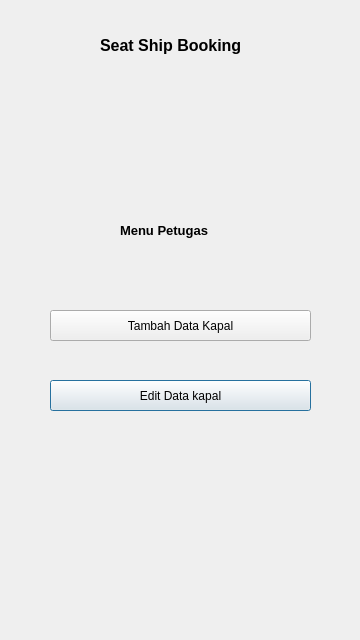
<?xml version="1.0" encoding="UTF-8"?>
<ui version="4.0">
 <class>menu_petugas</class>
 <widget class="QDialog" name="menu_petugas">
  <property name="geometry">
   <rect>
    <x>0</x>
    <y>0</y>
    <width>360</width>
    <height>640</height>
   </rect>
  </property>
  <property name="minimumSize">
   <size>
    <width>360</width>
    <height>640</height>
   </size>
  </property>
  <property name="maximumSize">
   <size>
    <width>360</width>
    <height>640</height>
   </size>
  </property>
  <property name="windowTitle">
   <string>Seat Ship Booking</string>
  </property>
  <property name="windowIcon">
   <iconset>
    <normaloff>../../../Downloads/ship-icon_34102.png</normaloff>../../../Downloads/ship-icon_34102.png</iconset>
  </property>
  <widget class="QLabel" name="label_2">
   <property name="geometry">
    <rect>
     <x>140</x>
     <y>70</y>
     <width>81</width>
     <height>81</height>
    </rect>
   </property>
   <property name="text">
    <string/>
   </property>
   <property name="pixmap">
    <pixmap>../../../Downloads/ship-icon_34102.png</pixmap>
   </property>
   <property name="scaledContents">
    <bool>true</bool>
   </property>
  </widget>
  <widget class="QPushButton" name="pushButton_2">
   <property name="geometry">
    <rect>
     <x>50</x>
     <y>380</y>
     <width>261</width>
     <height>31</height>
    </rect>
   </property>
   <property name="text">
    <string>Edit Data kapal</string>
   </property>
  </widget>
  <widget class="QPushButton" name="pushButton">
   <property name="geometry">
    <rect>
     <x>50</x>
     <y>310</y>
     <width>261</width>
     <height>31</height>
    </rect>
   </property>
   <property name="text">
    <string>Tambah Data Kapal</string>
   </property>
  </widget>
  <widget class="QLabel" name="label">
   <property name="geometry">
    <rect>
     <x>100</x>
     <y>30</y>
     <width>171</width>
     <height>31</height>
    </rect>
   </property>
   <property name="font">
    <font>
     <pointsize>12</pointsize>
     <bold>true</bold>
    </font>
   </property>
   <property name="text">
    <string>Seat Ship Booking</string>
   </property>
  </widget>
  <widget class="QLabel" name="label_3">
   <property name="geometry">
    <rect>
     <x>120</x>
     <y>220</y>
     <width>121</width>
     <height>21</height>
    </rect>
   </property>
   <property name="font">
    <font>
     <pointsize>10</pointsize>
     <bold>true</bold>
    </font>
   </property>
   <property name="text">
    <string>Menu Petugas</string>
   </property>
  </widget>
 </widget>
 <resources/>
 <connections/>
</ui>
